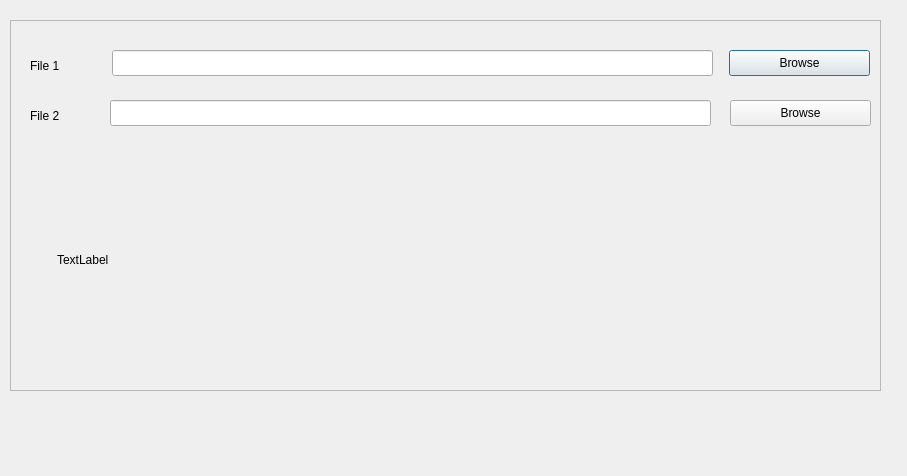
<?xml version="1.0" encoding="UTF-8"?>
<ui version="4.0">
 <class>Dialog</class>
 <widget class="QDialog" name="Dialog">
  <property name="geometry">
   <rect>
    <x>0</x>
    <y>0</y>
    <width>907</width>
    <height>476</height>
   </rect>
  </property>
  <property name="windowTitle">
   <string>Dialog</string>
  </property>
  <widget class="QFrame" name="frame">
   <property name="geometry">
    <rect>
     <x>10</x>
     <y>20</y>
     <width>871</width>
     <height>371</height>
    </rect>
   </property>
   <property name="frameShape">
    <enum>QFrame::StyledPanel</enum>
   </property>
   <property name="frameShadow">
    <enum>QFrame::Raised</enum>
   </property>
   <widget class="QLabel" name="label">
    <property name="geometry">
     <rect>
      <x>20</x>
      <y>30</y>
      <width>141</width>
      <height>31</height>
     </rect>
    </property>
    <property name="text">
     <string>File 1</string>
    </property>
   </widget>
   <widget class="QLineEdit" name="lineEdit">
    <property name="geometry">
     <rect>
      <x>102</x>
      <y>30</y>
      <width>601</width>
      <height>26</height>
     </rect>
    </property>
   </widget>
   <widget class="QPushButton" name="pushButton">
    <property name="geometry">
     <rect>
      <x>719</x>
      <y>30</y>
      <width>141</width>
      <height>26</height>
     </rect>
    </property>
    <property name="text">
     <string>Browse</string>
    </property>
   </widget>
   <widget class="QLabel" name="label_2">
    <property name="geometry">
     <rect>
      <x>20</x>
      <y>80</y>
      <width>141</width>
      <height>31</height>
     </rect>
    </property>
    <property name="text">
     <string>File 2</string>
    </property>
   </widget>
   <widget class="QLineEdit" name="lineEdit_2">
    <property name="geometry">
     <rect>
      <x>100</x>
      <y>80</y>
      <width>601</width>
      <height>26</height>
     </rect>
    </property>
   </widget>
   <widget class="QPushButton" name="pushButton_2">
    <property name="geometry">
     <rect>
      <x>720</x>
      <y>80</y>
      <width>141</width>
      <height>26</height>
     </rect>
    </property>
    <property name="text">
     <string>Browse</string>
    </property>
   </widget>
   <widget class="QLabel" name="label_3">
    <property name="geometry">
     <rect>
      <x>47</x>
      <y>139</y>
      <width>801</width>
      <height>201</height>
     </rect>
    </property>
    <property name="text">
     <string>TextLabel</string>
    </property>
   </widget>
  </widget>
 </widget>
 <resources/>
 <connections>
  <connection>
   <sender>pushButton</sender>
   <signal>clicked()</signal>
   <receiver>Dialog</receiver>
   <slot>browseSlot()</slot>
   <hints>
    <hint type="sourcelabel">
     <x>792</x>
     <y>58</y>
    </hint>
    <hint type="destinationlabel">
     <x>900</x>
     <y>313</y>
    </hint>
   </hints>
  </connection>
  <connection>
   <sender>pushButton_2</sender>
   <signal>clicked()</signal>
   <receiver>Dialog</receiver>
   <slot>browseSlot()</slot>
   <hints>
    <hint type="sourcelabel">
     <x>793</x>
     <y>120</y>
    </hint>
    <hint type="destinationlabel">
     <x>906</x>
     <y>382</y>
    </hint>
   </hints>
  </connection>
 </connections>
 <slots>
  <slot>browseSlot()</slot>
 </slots>
</ui>
